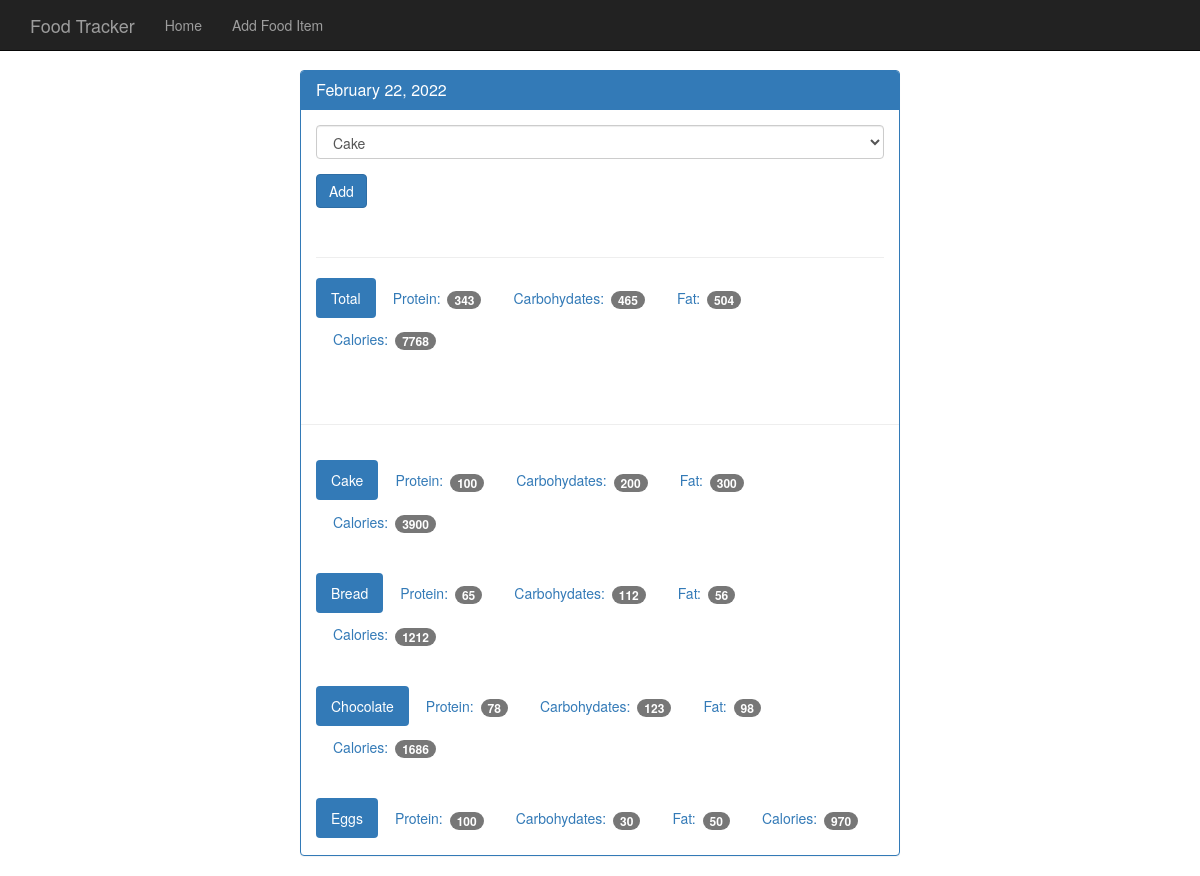
The app's page /view/20220222 with its own data.
### tables this page shows
CREATE TABLE food (
  id integer primary key autoincrement,
  name text not null,
  protein integer not null,
  carbohydrates integer not null,
  fat integer not null,
  calories integer not null
);

### app.py (the view)
@app.route('/view/<date>', methods=['GET','POST'])
def view(date):
  db = get_db()
  cur = db.execute('select id, entry_date from log_date where entry_date = ?', [date])
  date_result = cur.fetchone()
  if request.method == 'POST':
    db.execute('insert into food_date (food_id, log_date_id) values (?, ?)', [request.form['food-select'], date_result['id']])
    db.commit()
  d = datetime.strptime(str(date_result['entry_date']), '%Y%m%d')
  pretty_date = datetime.strftime(d, '%B %d, %Y')
  food_cur = db.execute('select id, name from food')
  food_results = food_cur.fetchall()
  log_cur = db.execute('''select food.name, food.protein, food.carbohydrates, food.fat, food.calories
                          from log_date
                          join food_date on food_date.log_date_id = log_date.id
                          join food on food.id = food_date.food_id
                          where log_date.entry_date = ?''', [date])
  log_results = log_cur.fetchall()
  totals = {}
  totals['protein'] = 0
  totals['carbohydrates'] = 0
  totals['fat'] = 0
  totals['calories'] = 0
  for food in log_results:
    totals['protein'] += food['protein']
    totals['carbohydrates'] += food['carbohydrates']
    totals['fat'] += food['fat']
    totals['calories'] += food['calories']
  return render_template('day.html', entry_date=date_result['entry_date'], pretty_date=pretty_date, food_results=food_results, log_results=log_results, totals=totals)

### database.py (called while the page is built)
def connect_db():
  sql = sqlite3.connect('/home/conor/flask_foodtracker/food_log.db')
  sql.row_factory = sqlite3.Row
  return sql

def get_db():
  if not hasattr(g, 'sqlite3'):
     g.sqlite_db = connect_db()
  return g.sqlite_db

### templates/day.html
{% extends "base.html" %}
{% block body %}
    <nav class="navbar navbar-inverse navbar-fixed-top">
      <div class="container">
        <div class="navbar-header">
          <a class="navbar-brand" href="#">Food Tracker</a>
        </div>
        <div id="navbar" class="navbar-collapse collapse">
          <ul class="nav navbar-nav">
            <li><a href="{{ url_for('index') }}">Home</a></li>
            <li><a href="{{ url_for('food') }}">Add Food Item</a></li>
          </ul>
        </div>
      </div>
    </nav>
    <div class="container theme-showcase col-sm-6 col-sm-offset-3" role="main">
      <div class="row">
        <div>
          <div class="panel panel-primary">
            <div class="panel-heading">
              <h3 class="panel-title">{{ pretty_date }}</h3>
            </div>
            <div class="panel-body">
              <form method="POST" action="{{ url_for('view', date=entry_date) }}">
                <div class="form-group">
                  <select class="form-control" name=food-select>
		    {% for food in food_results %}
                    <option value={{ food.id }}>{{ food.name }}</option>
		    {% endfor %}
                  </select>
                </div>
                <button type="submit" class="btn btn-primary">Add</button>
              </form>
              <div class="page-header"></div>
              <ul class="nav nav-pills" role="tablist">
                <li class="active"><a>Total</a></li>
                <li><a>Protein: <span class="badge">{{ totals.protein }}</span></a></li>
                <li><a>Carbohydates: <span class="badge">{{ totals.carbohydrates }}</span></a></li>
                <li><a>Fat: <span class="badge">{{ totals.fat }}</span></a></li>
                <li><a>Calories: <span class="badge">{{ totals.calories }}</span></a></li>
              </ul>
            </div>
            <div class="page-header"></div>
            {% for food in log_results %}
            <div class="panel-body">
              <ul class="nav nav-pills" role="tablist">
                <li class="active"><a>{{ food.name }}</a></li>
                <li><a>Protein: <span class="badge">{{ food.protein }}</span></a></li>
                <li><a>Carbohydates: <span class="badge">{{ food.carbohydrates }}</span></a></li>
                <li><a>Fat: <span class="badge">{{ food.fat }}</span></a></li>
                <li><a>Calories: <span class="badge">{{ food.calories }}</span></a></li>
              </ul>
            </div>
            {% endfor %}
          </div>
        </div>
      </div>
    </div>
{% endblock %}

### static/theme.css (style rules this page uses)
body { padding-top: 70px; padding-bottom: 30px; }

### records on screen
food: name "Cake", protein "100", carbohydrates "200", fat "300", calories "3900"
food: name "Bread", protein "65", carbohydrates "112", fat "56", calories "1212"
food: name "Chocolate", protein "78", carbohydrates "123", fat "98", calories "1686"
food: name "Eggs", protein "100", carbohydrates "30", fat "50", calories "970"

### other values on screen
{{ pretty_date }} "February 22, 2022"
{{ totals.protein }} "343"
{{ totals.carbohydrates }} "465"
{{ totals.fat }} "504"
{{ totals.calories }} "7768"
form field food-select "Cake"
